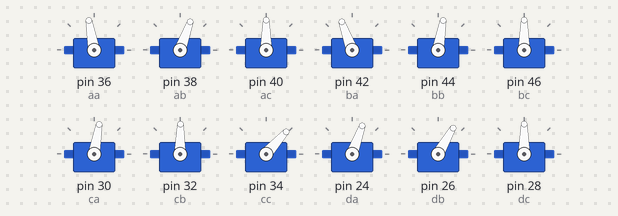
Simulated run of this sketch. Board: Arduino Mega 2560, built with avr-gcc and run on an emulated ATmega2560. On the bench: 12 × servo.

Above: at 0.05 s.
At 0.4 s:
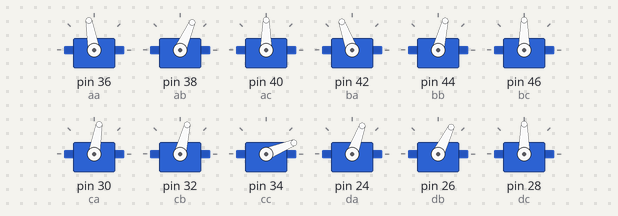
At 0.8 s:
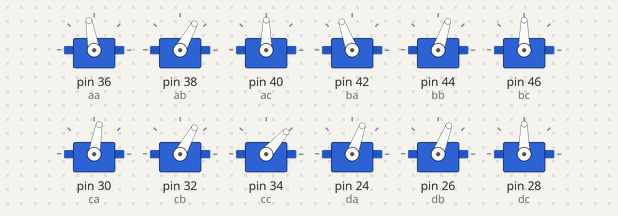
At 1.6 s:
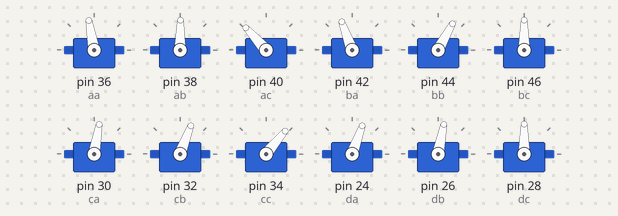
At 2.4 s:
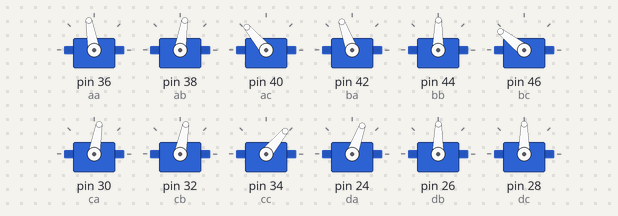
At 3.2 s:
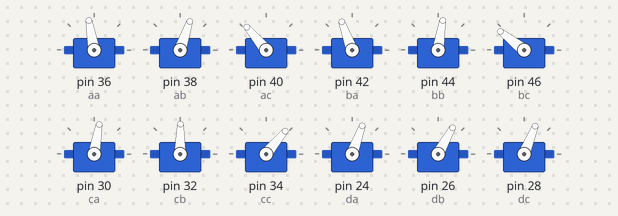
Timing chart, 0 to 7.4 s (numbered marks = the images above):
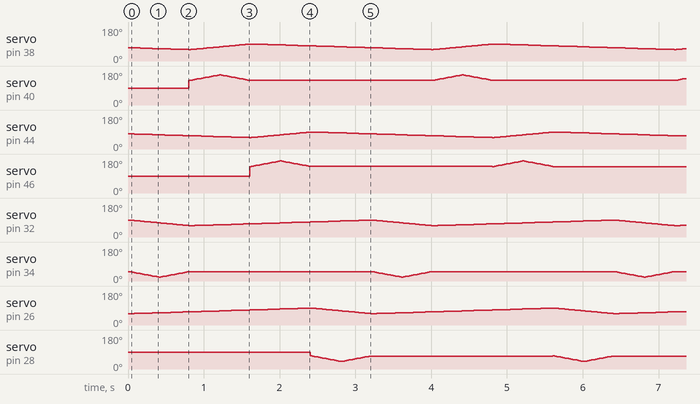

The sketch:

4_Legged_Bot.ino
```cpp
#include <Servo.h>
#define speed 30
#define angle -20
// c servo step angle
  Servo aa,ab,ac,ba,bb,bc;
  Servo ca,cb,cc,da,db,dc;
  int x = 0;
  int y = 0;
  int a1,a2 = 0;
  int b1,b2,b3 = 0;
  int c1,c2 = 0;
  int d1,d2,d3 = 0;
  int e1,e2 = 0;
  int f1,f2,f3 = 0;
  unsigned long t=0;
  int xt=0;
  unsigned long ot=0;
  const int i=800;


void setup()
  {aa.attach(36);
   ab.attach(38);
   ac.attach(40);
   ba.attach(42);
   bb.attach(44);
   bc.attach(46);
   ca.attach(30);
   cb.attach(32);
   cc.attach(34);
   da.attach(24);
   db.attach(26);
   dc.attach(28);
   ca.write(60-angle);
   aa.write(120+angle);
   ba.write(90-angle);
   da.write(90+ angle);}


void loop() {
   ot = millis();
   while(millis()-ot<4*i){
   xt=millis()-ot;
   x = map(xt, 0, i, 90, 60);
   y = map(xt, i, 4*i, 60, 90);
   a1 = map(xt, i, 2*i, 60, 90);
   b1 = map(xt, 2*i, 4*i, 90, 70);
   b2 = map(xt, 0, i, 70, 60);
// b3 = map(xt, 3*i, 5*i, 90, 60);
   c1 = map(xt, 2*i, 3*i, 60, 90);
   d1 = map(xt, 3*i, 4*i, 90, 80);
   d2 = map(xt, 0, 2*i, 80, 60);
// d3 = map(xt, 4*i, 7*i, 60, 90);
   e1 = map(xt, 3*i, 4*i, 90, 60);
   f1 = map(xt, 0, 3*i, 60, 90);
// f2 = map(xt, 4*i, 5*i, 90, 60);
// f3 = map(xt, 5*i, 8*i, 60, 90);
    ca.write(60-angle);
    aa.write(120+angle);
    ba.write(90-angle);
    da.write(90+ angle);
    if(xt<i + 1){
    cb.write(x);
    int z=2*(135-x);
    if (z>120){z=z;}
    if (z<121){z=240-z;}
    cc.write(z-100);
    bb.write(d2);
    ab.write(b2);
    db.write(f1);}
    if(xt>i&&xt<2*i+1){
    ab.write(a1);
    int p=2*(a1-15);
    if (p>120){p=240-p;}
    if (p<121){p=p;}
    ac.write(p+40);
    cb.write(y);
    bb.write(d2);
    db.write(f1);}
    if(xt>2*i&&xt<3*i+1){
    bb.write(c1);
    int q=2*(c1-15);
    if (q>120){q=240-q;}
    if (q<121){q=q;}
    bc.write(q+50);
    cb.write(y);
    ab.write(b1);
    db.write(f1);}
    if(xt>3*i&&xt<4*i+1){
    db.write(e1);
    int r=2*(135-e1);
    if (r>120){r=r;}
    if (r<121){r=240-r;}
    dc.write(r-80);
    cb.write(y);
    ab.write(b1);
    bb.write(d1);
    }
    }
    }
```
